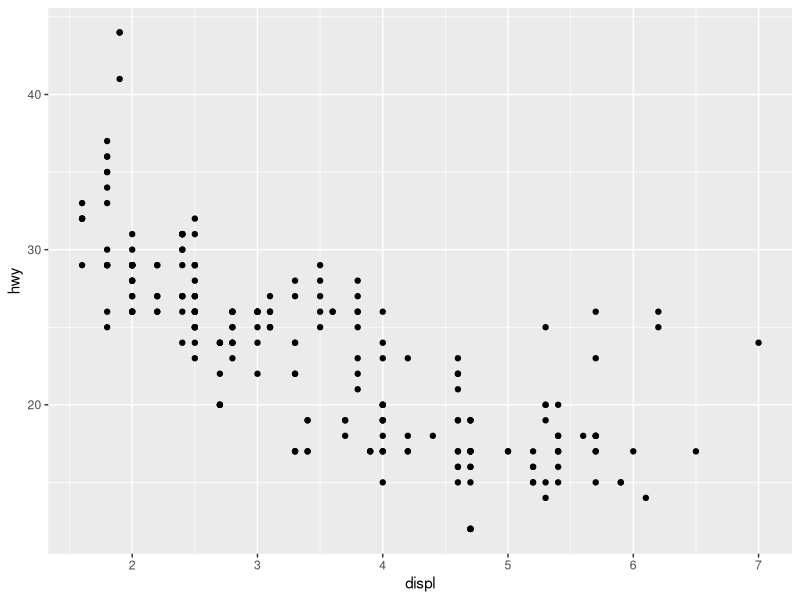
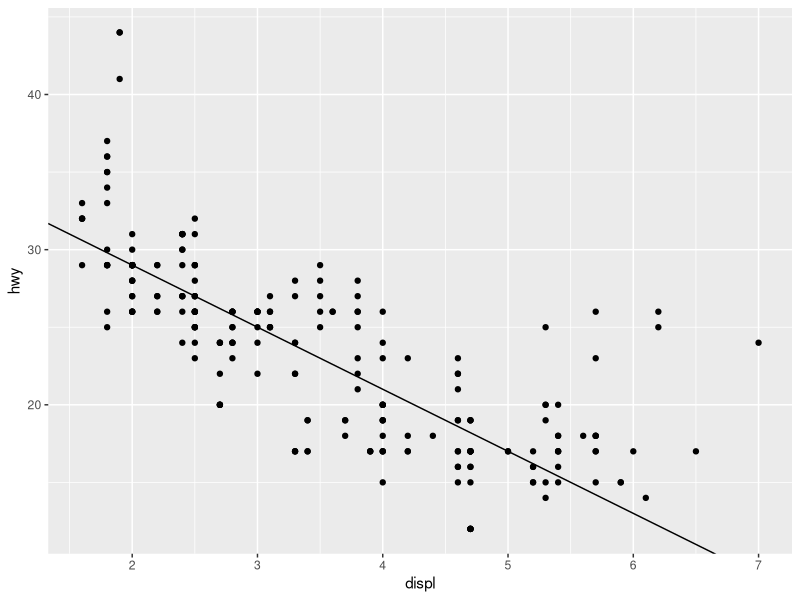
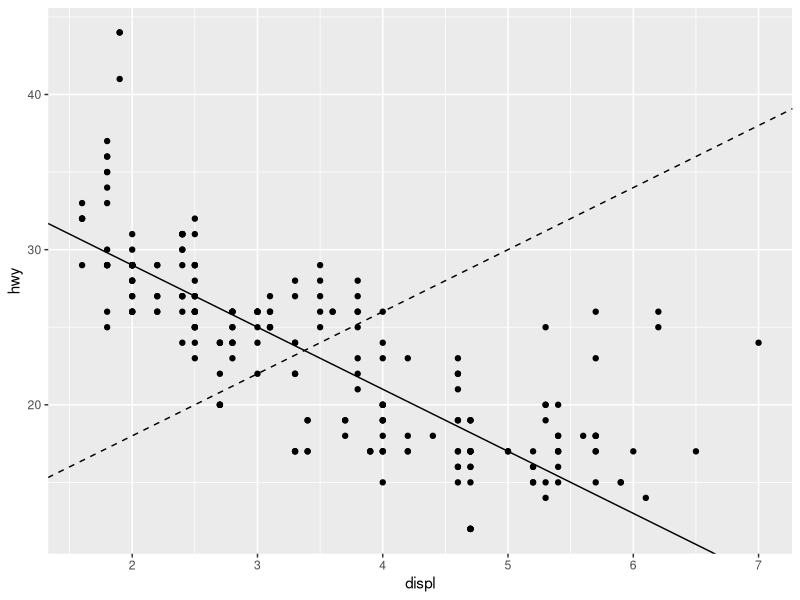
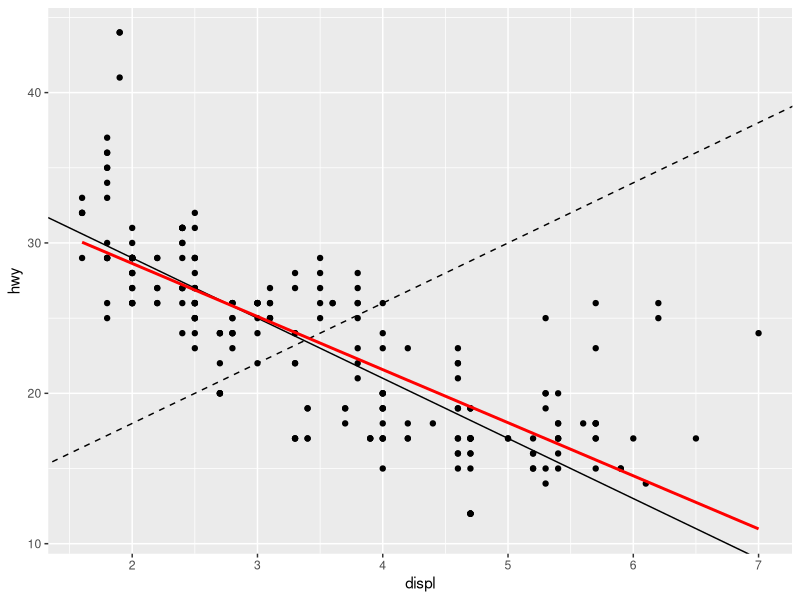
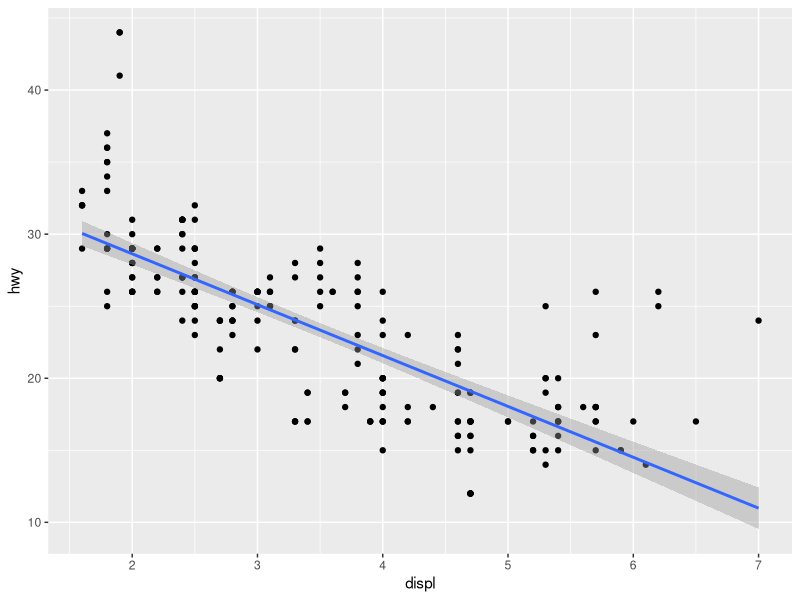

Recreate these plots in R, in order.
## ---- chunk 1
library(dplyr)
library(ggplot2)
## ---- chunk 2
p <- ggplot(mpg, aes(displ, hwy)) +
  geom_point()
p
## ---- chunk 3
p <- p +  geom_abline(slope = -4, intercept = 37)
p
## ---- chunk 4
p <- p +  geom_abline(slope = 4, intercept = 10, linetype = "dashed")
p
## ---- chunk 5
p +  geom_smooth(method = "lm", se = FALSE, color = "red")
## ---- chunk 6
lm(hwy ~ displ, data = mpg) 
## ---- chunk 7
ggplot(mpg, aes(displ, hwy)) +
  geom_point() + 
  geom_smooth(method = "lm")
## ---- chunk 8
lm(hwy ~ displ + year, data = mpg) 
